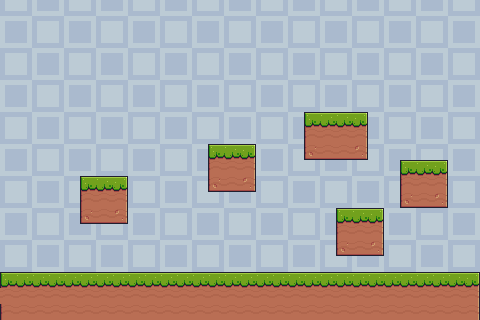

Below is a game level as drawn by its tile map, then a one-line description and the .tmx that defines it (tile-layer data replaced by summaries):
An orthogonal 30x20 tile map with 16x16 px tiles, 2 tile layers (Tile Layer 2, Tile Layer 1), 4 tilesets and 9 objects (6x BoxColliderObject, Player, AudioPlayer, StrawberryPickup).

<map version="1.10" tiledversion="1.11.2" orientation="orthogonal" renderorder="right-down" width="30" height="20" tilewidth="16" tileheight="16" infinite="0" nextlayerid="5" nextobjectid="15">
 <editorsettings>
  <export target="Level1.tmj" format="json" />
 </editorsettings>
 <tileset firstgid="1" source="Terrain.tsx" />
 <tileset firstgid="243" source="Strawberry.tsx" />
 <tileset firstgid="311" name="TesterSet" tilewidth="16" tileheight="16" tilecount="242" columns="22">
  <image source="Terrain/Terrain (16x16).png" width="352" height="176" />
 </tileset>
 <tileset firstgid="553" source="Background.tsx" />
 <layer id="4" name="Tile Layer 2" width="30" height="20">
  <data>[600 cells, 40 non-empty, 1 distinct tile ids]</data>
 </layer>
 <layer id="1" name="Tile Layer 1" width="30" height="20">
  <data>[600 cells, 138 non-empty, 9 distinct tile ids]</data>
 </layer>
 <objectgroup id="2" name="Object Layer 1">
  <object id="4" name="Player" x="25" y="250">
   <properties>
    <property name="BoxCollider.Angle" type="float" value="0" />
    <property name="BoxCollider.IsTrigger" type="bool" value="false" />
    <property name="BoxCollider.Offset X" type="float" value="0" />
    <property name="BoxCollider.Offset Y" type="float" value="0" />
    <property name="BoxCollider.Size X" type="float" value="64" />
    <property name="BoxCollider.Size Y" type="float" value="64" />
    <property name="RigidBody.BodyType" type="int" value="2" />
    <property name="Rigidbody.Density" type="float" value="1" />
    <property name="Rigidbody.Friction" type="float" value="0.5" />
    <property name="Rigidbody.Gravity" type="bool" value="true" />
    <property name="Rigidbody.IsTrigger" type="bool" value="false" />
    <property name="SpriteComponent.Height" type="int" value="64" />
    <property name="SpriteComponent.SpriteFilePath" value="C:/Game-Engines-25-26-Ionix-2/Client/Ionix 2 - Editor/Assets/Jimmy Demo/Main Characters/Ninja Frog/Fall Frog.png" />
    <property name="SpriteComponent.Width" type="int" value="64" />
    <property name="SpriteComponent.ZOrder" type="int" value="1" />
    <property name="entityId" type="int" value="7" />
   </properties>
  </object>
  <object id="6" name="BoxColliderObject" x="80" y="175" width="48" height="48">
   <properties>
    <property name="BoxCollider.Angle" type="float" value="0" />
    <property name="BoxCollider.IsTrigger" type="bool" value="false" />
    <property name="BoxCollider.Offset X" type="float" value="0" />
    <property name="BoxCollider.Offset Y" type="float" value="0" />
    <property name="BoxCollider.Size X" type="float" value="48" />
    <property name="BoxCollider.Size Y" type="float" value="48" />
    <property name="EntityID" type="int" value="6" />
   </properties>
  </object>
  <object id="7" name="BoxColliderObject" x="208" y="144" width="48" height="48">
   <properties>
    <property name="BoxCollider.Angle" type="float" value="0" />
    <property name="BoxCollider.IsTrigger" type="bool" value="false" />
    <property name="BoxCollider.Offset X" type="float" value="0" />
    <property name="BoxCollider.Offset Y" type="float" value="0" />
    <property name="BoxCollider.Size X" type="float" value="48" />
    <property name="BoxCollider.Size Y" type="float" value="48" />
    <property name="EntityID" type="int" value="5" />
   </properties>
  </object>
  <object id="8" name="BoxColliderObject" x="399.333" y="161.333" width="48" height="48">
   <properties>
    <property name="BoxCollider.Angle" type="float" value="0" />
    <property name="BoxCollider.IsTrigger" type="bool" value="false" />
    <property name="BoxCollider.Offset X" type="float" value="0" />
    <property name="BoxCollider.Offset Y" type="float" value="0" />
    <property name="BoxCollider.Size X" type="float" value="48" />
    <property name="BoxCollider.Size Y" type="float" value="48" />
    <property name="EntityID" type="int" value="4" />
   </properties>
  </object>
  <object id="10" name="BoxColliderObject" x="334.667" y="209.333" width="48" height="48">
   <properties>
    <property name="BoxCollider.Angle" type="float" value="0" />
    <property name="BoxCollider.IsTrigger" type="bool" value="false" />
    <property name="BoxCollider.Offset X" type="float" value="0" />
    <property name="BoxCollider.Offset Y" type="float" value="0" />
    <property name="BoxCollider.Size X" type="float" value="48" />
    <property name="BoxCollider.Size Y" type="float" value="48" />
    <property name="EntityID" type="int" value="3" />
   </properties>
  </object>
  <object id="11" name="BoxColliderObject" x="304" y="113.333" width="63.3333" height="48">
   <properties>
    <property name="BoxCollider.Angle" type="float" value="0" />
    <property name="BoxCollider.IsTrigger" type="bool" value="false" />
    <property name="BoxCollider.Offset X" type="float" value="0" />
    <property name="BoxCollider.Offset Y" type="float" value="0" />
    <property name="BoxCollider.Size X" type="float" value="48" />
    <property name="BoxCollider.Size Y" type="float" value="48" />
    <property name="EntityID" type="int" value="2" />
   </properties>
  </object>
  <object id="12" name="BoxColliderObject" x="1.00002" y="272" width="477.333" height="48">
   <properties>
    <property name="BoxCollider.Angle" type="float" value="0" />
    <property name="BoxCollider.IsTrigger" type="bool" value="false" />
    <property name="BoxCollider.Offset X" type="float" value="0" />
    <property name="BoxCollider.Offset Y" type="float" value="0" />
    <property name="BoxCollider.Size X" type="float" value="477.3333" />
    <property name="BoxCollider.Size Y" type="float" value="48" />
    <property name="EntityID" type="int" value="1" />
   </properties>
  </object>
  <object id="13" name="AudioPlayer" x="0" y="0">
   <properties>
    <property name="AudioPlayerComponent.AudioFilePath" value="C:/Game-Engines-25-26-Ionix-2/Client/Ionix 2 - Editor/Assets/test.wav" />
    <property name="AudioPlayerComponent.PlayOnAwake" type="bool" value="true" />
    <property name="EntityID" type="int" value="8" />
   </properties>
  </object>
  <object id="14" name="StrawberryPickup" x="320" y="59.3333" width="32" height="32">
   <properties>
    <property name="AnimatorComponent.Columns" type="int" value="17" />
    <property name="AnimatorComponent.FrameSize" type="int" value="32" />
    <property name="AnimatorComponent.Height" type="float" value="32" />
    <property name="AnimatorComponent.Rows" type="int" value="1" />
    <property name="AnimatorComponent.TextureFilePath" value="C:/Game-Engines-25-26-Ionix-2/Client/Ionix 2 - Editor/Assets/Jimmy Demo/Items/Fruits/Strawberry.png" />
    <property name="AnimatorComponent.Width" type="float" value="32" />
    <property name="BoxCollider.Angle" type="float" value="0" />
    <property name="BoxCollider.IsTrigger" type="bool" value="true" />
    <property name="BoxCollider.Offset X" type="float" value="0" />
    <property name="BoxCollider.Offset Y" type="float" value="0" />
    <property name="BoxCollider.Size X" type="float" value="32" />
    <property name="BoxCollider.Size Y" type="float" value="32" />
    <property name="EntityID" type="int" value="9" />
    <property name="RigidBody.BodyType" type="int" value="2" />
    <property name="Rigidbody.Density" type="float" value="1" />
    <property name="Rigidbody.Friction" type="float" value="1" />
    <property name="Rigidbody.Gravity" type="bool" value="false" />
    <property name="Rigidbody.IsTrigger" type="bool" value="true" />
   </properties>
  </object>
 </objectgroup>
</map>
